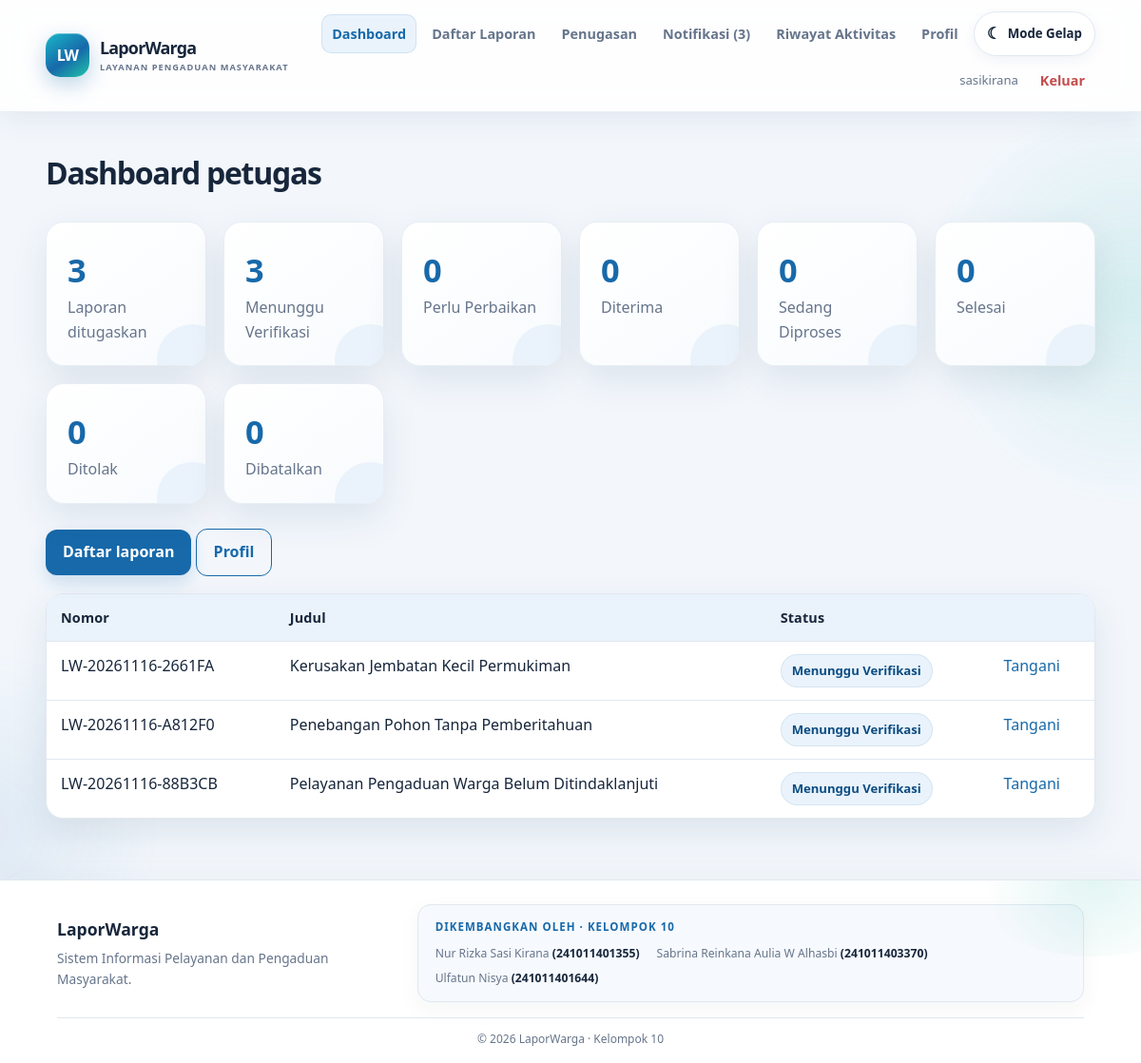
Page /petugas/dashboard.php (signed in) on the committed database.
### tables this page shows
CREATE TABLE `reports` (
  `id_laporan` bigint(20) UNSIGNED NOT NULL,
  `nomor_laporan` varchar(40) NOT NULL,
  `id_pelapor` int(10) UNSIGNED NOT NULL,
  `id_kategori` int(10) UNSIGNED NOT NULL,
  `id_petugas` int(10) UNSIGNED DEFAULT NULL,
  `judul` varchar(180) NOT NULL,
  `deskripsi` text NOT NULL,
  `lokasi_kejadian` varchar(255) NOT NULL,
  `tanggal_kejadian` date NOT NULL,
  `foto_bukti` varchar(255) DEFAULT NULL,
  `STATUS` enum('Menunggu Verifikasi','Perlu Perbaikan','Ditolak','Diterima','Sedang Diproses','Selesai','Dibatalkan') NOT NULL DEFAULT 'Menunggu Verifikasi',
  `alasan_penolakan` text DEFAULT NULL,
  `created_at` timestamp NOT NULL DEFAULT current_timestamp(),
  `updated_at` timestamp NOT NULL DEFAULT current_timestamp() ON UPDATE current_timestamp()
);

### config/database.php (called while the page is built, shortened)
<?php
function db(): PDO {
    static $pdo = null;
    if ($pdo instanceof PDO) return $pdo;
    try {
        $pdo = new PDO('mysql:host=' . DB_HOST . ';dbname=' . DB_NAME . ';charset=utf8mb4', DB_USER, DB_PASS, [
            PDO::ATTR_ERRMODE => PDO::ERRMODE_EXCEPTION,
            PDO::ATTR_DEFAULT_FETCH_MODE => PDO::FETCH_ASSOC,
            PDO::ATTR_EMULATE_PREPARES => false,
        ]);
        return $pdo;
    } catch (PDOException $e) {
        error_log('LaporWarga database connection failed: ' . $e->getMessage());
        http_response_code(503);
        exit('Database LaporWarga belum dapat diakses. Pastikan MySQL aktif di XAMPP, database db_laporwarga1 sudah diimpor, dan pengaturan config/database.php sesuai.');
    }
}

### petugas/dashboard.php (the view)
<?php require_once __DIR__.'/../includes/functions.php';need_role(['petugas']);$s=db()->prepare('SELECT COUNT(*) FROM reports WHERE id_petugas=?');$s->execute([me()['id_user']]);$total=(int)$s->fetchColumn();$byStatus=db()->prepare('SELECT status,COUNT(*) total FROM reports WHERE id_petugas=? GROUP BY status');$byStatus->execute([me()['id_user']]);$statusCounts=[];foreach($byStatus->fetchAll() as $sc)$statusCounts[$sc['status']]=(int)$sc['total'];$q=db()->prepare('SELECT id_laporan,nomor_laporan,judul,status,created_at FROM reports WHERE id_petugas=? ORDER BY updated_at DESC LIMIT 10');$q->execute([me()['id_user']]);$rows=$q->fetchAll();header_page('Dashboard Petugas');?><h1>Dashboard petugas</h1><div class="stats"><div class="stat"><b><?=$total?></b><span>Laporan ditugaskan</span></div><?php foreach(status_options() as $st):?><div class="stat"><b><?=$statusCounts[$st]??0?></b><span><?=e($st)?></span></div><?php endforeach;?></div><p><a class="btn" href="daftar_laporan.php">Daftar laporan</a> <a class="btn outline" href="profil.php">Profil</a></p><div class="table-wrap"><table><thead><tr><th>Nomor</th><th>Judul</th><th>Status</th><th></th></tr></thead><tbody><?php foreach($rows as $r):?><tr><td><?=e($r['nomor_laporan'])?></td><td><?=e($r['judul'])?></td><td><?=status_badge($r['status'])?></td><td><a href="detail_laporan.php?id=<?=$r['id_laporan']?>">Tangani</a></td></tr><?php endforeach;?></tbody></table></div><?php if(!$rows):?><div class="empty">Belum ada laporan yang ditugaskan kepada Anda.</div><?php endif;?><?php footer_page();?>

### includes/functions.php (shortened to what this page needs)
<?php
require_once __DIR__.'/../config/database.php';
function e($v):string{return htmlspecialchars((string)$v,ENT_QUOTES|ENT_SUBSTITUTE,'UTF-8');}
function me():?array{return $_SESSION['user']??null;}
function status_options():array{return ['Menunggu Verifikasi','Perlu Perbaikan','Diterima','Sedang Diproses','Selesai','Ditolak','Dibatalkan'];}
function header_page(string $title):void{
    $u=me();
    $unread=0;
    if($u){
        try{
            $n=db()->prepare('SELECT COUNT(*) FROM notifications WHERE id_pengguna=? AND is_read=0');
            $n->execute([$u['id_user']]);
            $unread=(int)$n->fetchColumn();
        }catch(Throwable $ex){}
    }
    $role=$u['role']??'guest';
    $menus=[];
    if($role==='masyarakat'){
        $menus=[
            ['Dashboard','/laporwarga/masyarakat/dashboard.php','gauge'],
            ['Buat Pengaduan','/laporwarga/masyarakat/buat_laporan.php','plus-circle'],
            ['Riwayat Laporan','/laporwarga/masyarakat/daftar_laporan.php','file-text'],
            ['Notifikasi'.($unread?' ('.$unread.')':''),'/laporwarga/notifikasi.php','bell'],
            ['Riwayat Aktivitas','/laporwarga/riwayat.php','history'],
            ['Profil','/laporwarga/masyarakat/profil.php','user']
        ];
    }elseif($role==='petugas'){
        $menus=[
            ['Dashboard','/laporwarga/petugas/dashboard.php','gauge'],
            ['Daftar Laporan','/laporwarga/petugas/daftar_laporan.php','clipboard-list'],
            ['Penugasan','/laporwarga/petugas/penugasan.php','clipboard-check'],
            ['Notifikasi'.($unread?' ('.$unread.')':''),'/laporwarga/notifikasi.php','bell'],
            ['Riwayat Aktivitas','/laporwarga/riwayat.php','history'],
            ['Profil','/laporwarga/petugas/profil.php','user']
        ];
    }else{
        $menus=[
            ['Beranda','/laporwarga/index.php','home'],
            ['Cara Kerja','#cara-kerja','info'],
            ['Kategori','#kategori','layers']
        ];
    }
    $current=$_SERVER['PHP_SELF']??'';
    ?><!doctype html>
    <html lang="id">
    <head>
        <link rel="stylesheet" href="/laporwarga/assets/css/style.css">
        <link rel="stylesheet" href="/laporwarga/assets/css/dashboard.css">
    </head>
    <body>
    <header class="app-header">
        <a class="brand" href="<?= $u ? e(role_home()) : '/laporwarga/index.php' ?>">
            <span class="brand-symbol">LW</span>
            <span class="brand-copy">LaporWarga<small>LAYANAN PENGADUAN MASYARAKAT</small></span>
        </a>
        <nav class="main-nav" data-nav aria-label="Navigasi utama">
            <?php foreach($menus as $item):
                $active=(strpos($item[1],'#')!==0 && str_ends_with($current,basename($item[1])));
            ?>
                <a class="nav-item<?=$active?' active':''?>" href="<?=e($item[1])?>"><?=e($item[0])?></a>
            <?php endforeach; ?>
            <button class="theme-toggle" type="button" data-theme-toggle aria-label="Aktifkan mode gelap">
                <span class="theme-icon" aria-hidden="true">☾</span><span data-theme-label>Mode Gelap</span>
            </button>
            <?php if($u): ?>
                <span class="nav-user"><?=e($u['nama_lengkap'])?></span>
                <a class="nav-logout" href="/laporwarga/logout.php">Keluar</a>
            <?php else: ?>
                <a class="nav-item nav-login" href="/laporwarga/login.php">Masuk</a>
                <a class="nav-register" href="/laporwarga/register.php">Daftar</a>
            <?php endif; ?>
        </nav>
    </header>
    <main class="wrap">
    <?php flashes();
}
function footer_page():void{
    ?>
    </main>
    <footer class="site-footer">
        <div class="footer-main">
            <div class="footer-brand">
                <strong>LaporWarga</strong>
                <p>Sistem Informasi Pelayanan dan Pengaduan Masyarakat.</p>
            </div>
            <div class="team-watermark">
                <span class="team-label">Dikembangkan oleh · Kelompok 10</span>
                <div class="team-members">
                    <span>Nur Rizka Sasi Kirana <b>(241011401355)</b></span>
                    <span>Sabrina Reinkana Aulia W Alhasbi <b>(241011403370)</b></span>
                    <span>Ulfatun Nisya <b>(241011401644)</b></span>
                </div>
            </div>
        </div>
        <div class="footer-bottom">© <?=date('Y')?> LaporWarga · Kelompok 10</div>
    </footer>
    </body>
    </html>
    <?php
}
function status_badge(string $s):string{return '<span class="badge">'.e($s).'</span>';}
function role_home():string{return '/laporwarga/'.(me()['role']==='masyarakat'?'masyarakat':(me()['role']==='petugas'?'petugas':'admin-utama')).'/dashboard.php';}

### assets/css/dashboard.css (style rules this page uses)
.stats .stat { min-height:100px }

### rows in the picture
reports: nomor_laporan "LW-20261116-2661FA", judul "Kerusakan Jembatan Kecil Permukiman", STATUS "Menunggu Verifikasi"
reports: nomor_laporan "LW-20261116-A812F0", judul "Penebangan Pohon Tanpa Pemberitahuan", STATUS "Menunggu Verifikasi"
reports: nomor_laporan "LW-20261116-88B3CB", judul "Pelayanan Pengaduan Warga Belum Ditindaklanjuti", STATUS "Menunggu Verifikasi"

### other values in the picture
$item[0] "Dashboard"
$item[0] "Daftar Laporan"
$item[0] "Penugasan"
$item[0] "Notifikasi (3)"
$item[0] "Riwayat Aktivitas"
$item[0] "Profil"
$u['nama_lengkap'] "sasikirana"
$total "3"
$statusCounts[$st] "3"
$st "Menunggu Verifikasi"
$statusCounts[$st] "0"
$st "Perlu Perbaikan"
$st "Diterima"
$st "Sedang Diproses"
$st "Selesai"
